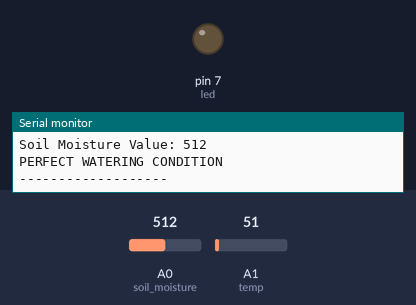
The sketch below on a simulated Arduino Uno, built with avr-gcc and run on an emulated ATmega328P. Parts: output pins drawn as LEDs (lit = HIGH), the last lines printed to the serial monitor. The inputs (shaded band) are chosen by the test bench; at power-on: A0 (soil_moisture) = 512, A1 (temp) = 51.

Above: at 5.6 s.
5.7 s: A0 (soil_moisture) set to 787
7.4 s: A0 (soil_moisture) set to 808
At 8.9 s:
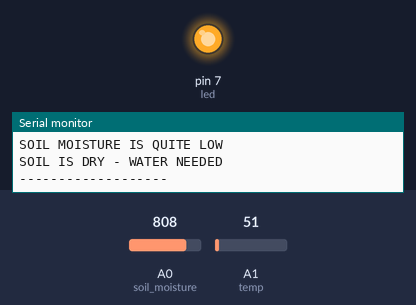
9.8 s: A0 (soil_moisture) set to 790
At 11.1 s:
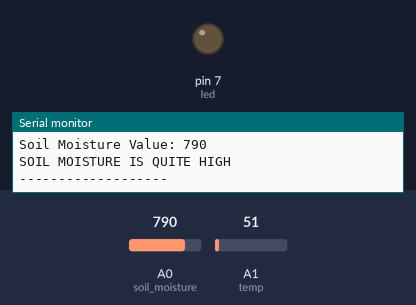
11.9 s: A0 (soil_moisture) set to 810
At 13.1 s:
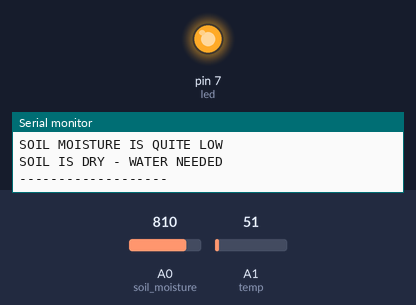
Timing chart, 0 to 14.9 s (numbered marks = the images above; inputs shaded):
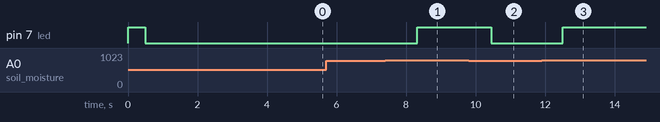

The sketch:

soil-monitor.ino
```cpp
int temp = A1;
int soil_moisture = A0;
int led = 7;

float previousTemp = 0;
float threshold = 5; // sudden temp rise threshold

void setup()
{
    Serial.begin(9600);

    pinMode(led, OUTPUT);

    digitalWrite(led, HIGH);
    delay(500);

    digitalWrite(led, LOW);
    delay(500);
}

void loop()
{
    int tempValue = analogRead(temp);
    int soilm = analogRead(soil_moisture);

    // Convert analog value to temperature
    float currentTemp =
        tempValue * (5.0 / 1023.0) * 100;

    // Print readings
    Serial.print("Temperature: ");
    Serial.print(currentTemp);
    Serial.println(" C");

    Serial.print("Soil Moisture Value: ");
    Serial.println(soilm);

    // Soil moisture conditions
    if (soilm <= 512)
    {
        Serial.println("PERFECT WATERING CONDITION");
    }

    else if (soilm > 512 && soilm <= 800)
    {
        Serial.println("SOIL MOISTURE IS QUITE HIGH");
    }

    else
    {
        Serial.println("SOIL MOISTURE IS QUITE LOW");
    }

    // Dry soil alert
    if (soilm > 800)
    {
        digitalWrite(led, HIGH);

        Serial.println(
            "SOIL IS DRY - WATER NEEDED");
    }

    else
    {
        digitalWrite(led, LOW);
    }

    // Rapid temperature rise detection
    if ((currentTemp - previousTemp)
         > threshold)
    {
        Serial.println(
          "⚠️ RAPID TEMP INCREASE!");

        Serial.println(
          "⚠️ POSSIBILITY OF PEST ATTACK!");
    }

    // Store temp for next loop
    previousTemp = currentTemp;

    Serial.println("-------------------");

    delay(1000);
}
```

Measured:
- the behaviour switches between 800 and 801 on A0 (soil_moisture) (found by bisection; images 0 and 1)
- after the input at 7.4 s, pin 7 (led): LOW → HIGH after 0.92 s
- after the input at 9.8 s, pin 7 (led): HIGH → LOW after 0.64 s
- after the input at 11.9 s, pin 7 (led): LOW → HIGH after 0.61 s
